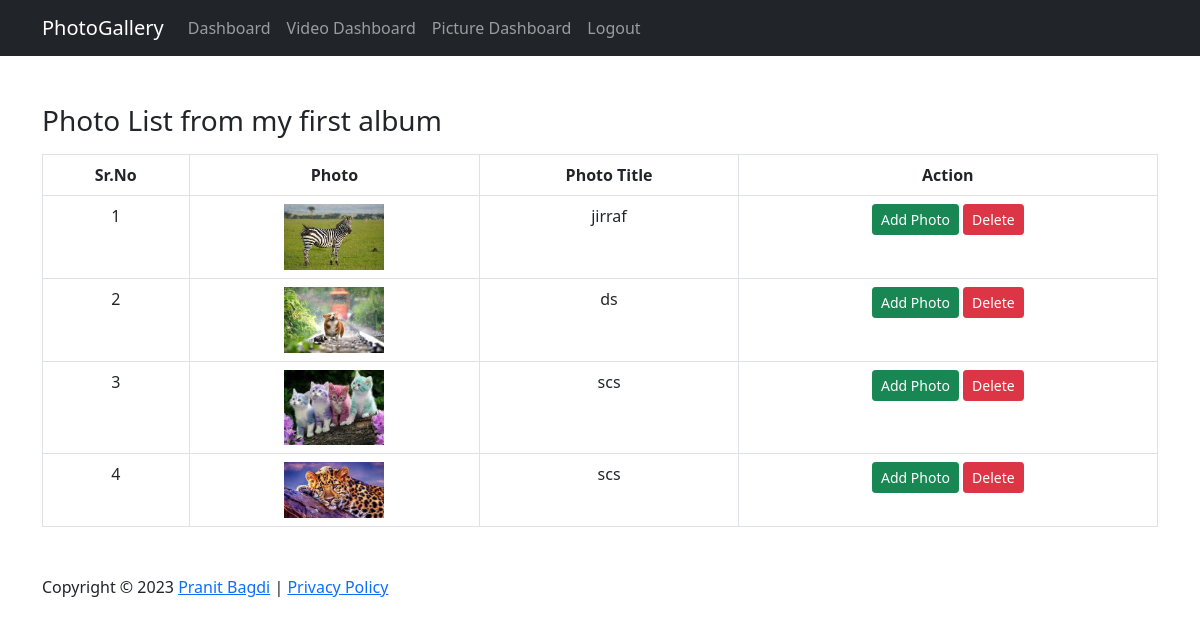
Page /photo-list/1 (signed in) on the committed database.
### pvapp/models.py (models this page shows, shortened)
class Album(models.Model):
    album_image=models.ImageField(upload_to="album_img/",null=True)
    user=models.ForeignKey(User, on_delete=models.CASCADE)
    title=models.CharField(max_length=150)
    status=models.BooleanField(default=True)
    date=models.DateTimeField(auto_now_add=True)

class Photo(models.Model):
    album=models.ForeignKey(Album, on_delete=models.CASCADE,null=True)
    image=models.ImageField(upload_to="photos/")
    date=models.DateTimeField(auto_now_add=True)
    lable=models.CharField(max_length=100)

### pvapp/views.py (the view)
# urls.py: path('photo-list/<int:album_id>',views.photo_list,name='photo_list'),
@login_required
def photo_list(request,album_id):
    album=Album.objects.get(id=album_id)
    photos=Photo.objects.filter(album=album)
    return render(request,'user-photo-list.html',{'data':photos,'album':album})

### pvapp/templates/user-photo-list.html (shortened to what this page needs)
{% extends 'base.html' %}
{% block content %}
<main>
    <div class="container my-5">
      <h3 class="my-3"><span class="text-alert">Photo List from {{album.title}}</span></h3>
      <table class="table table-bordered">
        <thead>
          <tr align="center">
            <th>Sr.No</th>
            <th>Photo</th>
            <th>Photo Title </th>
            <th>Action</th>
          </tr>
        </thead>
        <tbody>
          {% if data %}
            {% for photo in data %}
            <tr align="center">
              <td>{{forloop.counter}}</td>
              <td><img src="{{photo.image.url}}" width="100" /></td>
              <td>{{photo.lable}}</td>
              <td>
                <a href="{% url 'add-photo' album.id %}" class="btn btn-success btn-sm">Add Photo</a>
                <a class="btn btn-sm btn-danger" onclick="return confirm('Are you sure you want to delete this photo?')" href="{% url 'delete-photo' photo.album.id photo.id %}">Delete</a>
              </td>
            </tr>
            {% endfor %}
          {% endif %}
        </tbody>
      </table>
    </div>
</main>
{% endblock %}

### rows in the picture
Album: title "my first album"
Photo: image (picture), lable "jirraf"
Photo: image (picture), lable "ds"
Photo: image (picture), lable "scs"
Photo: image (picture), lable "scs"
